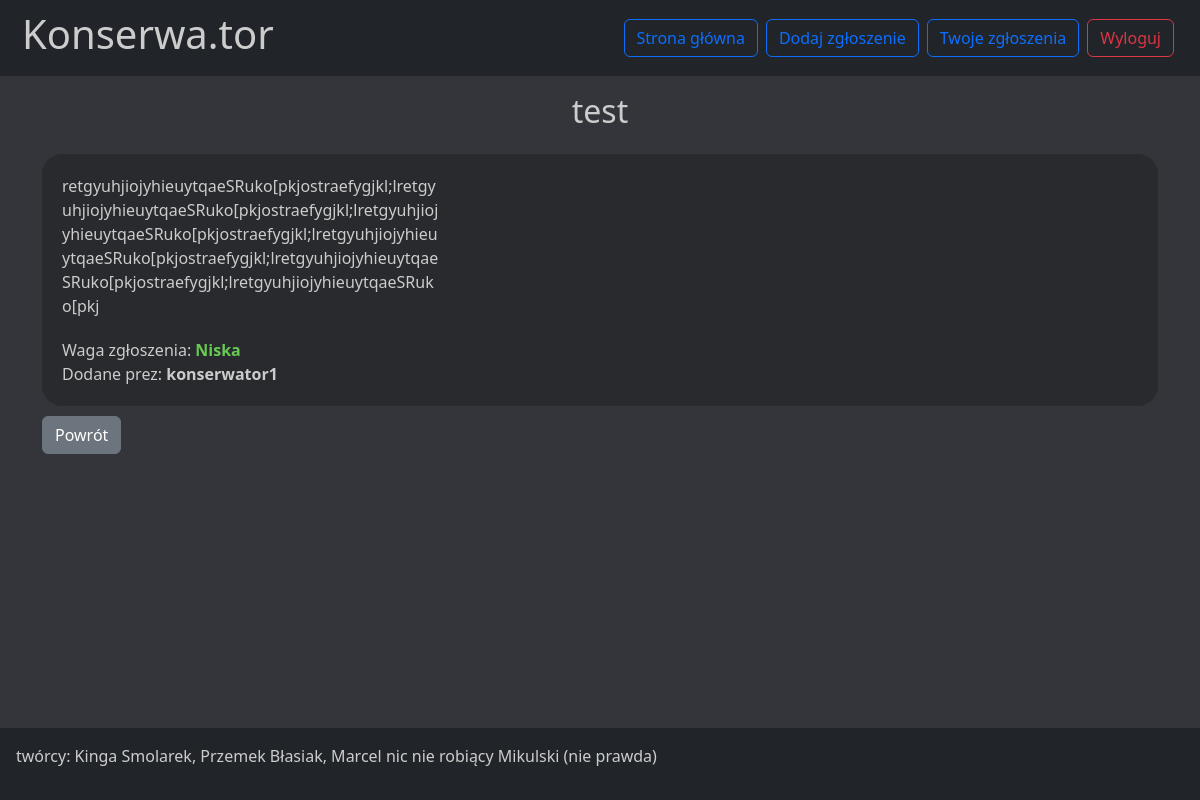
/zgloszenia/report?id=16 (signed in), run on the app's committed database.
### zgloszenia/models.py (models this page shows, shortened)
class Report(models.Model):
    STATUS_CHOICES = [
        ('not_done', 'Not Done'),
        ('in_progress', 'In Progress'),
        ('done', 'Done'),
    ]
    IMPORTANCE_CHOICES = [
        (1, 'Niska'),
        (2, 'Średnia'),
        (3, 'Wysoka'),
    ]
    user = models.ForeignKey(User, on_delete=models.CASCADE, default='1')
    id = models.AutoField(primary_key=True)
    title = models.CharField(max_length=150, null=False)
    description = models.TextField(max_length=500)
    foto = models.ImageField(upload_to='fotos/', null=True, blank=True)
    status_of_the_report = models.CharField(max_length=20, choices=STATUS_CHOICES, default='not_done')
    importance_of_the_report = models.IntegerField(choices=IMPORTANCE_CHOICES, default=1)

### zgloszenia/views.py (the view)
# urls.py: path('report', report_view, name='report'),
@login_required
def report_view(request):
    if request.user.groups.filter(name='Konserwatorzy').exists() or request.user.groups.filter(name='Pracownicy').exists():
        report = Report.objects.get(id=int(request.GET.get('id')))
        context = {
            'report': report
        }
        return render(request, 'report.html', context)
    else:
        return HttpResponse("nie należysz do żadnej grupy")

### zgloszenia/templates/report.html (shortened to what this page needs)
{% extends 'base.html' %}
{% block content %}
<h2 class="text-center p-3">{{report.title}}</h2>
<div>
  <div class="report">
    <div class="desc">{{report.description}}</div>
    <img src="fotos?id={{report.id}}" alt="">
    <div class="info">
      Waga zgłoszenia:
      <b class="waga{{report.importance_of_the_report}}">{{report.get_importance_of_the_report_display}}</b><br>
      Dodane prez: <b>{{report.user}}</b>
    </div>
  </div>
  <button type="button" class="btn btn-secondary" onclick="history.back()">Powrót</button>
</div>
{% endblock %}

### zgloszenia/static/style.css (style rules this page uses)
body { background-color: rgb(51, 53, 58); color: #ccc; height: 100vh; }

### zgloszenia/templates/report.html (style rules this page uses)
.report { background-color: rgba(0, 0, 0, 0.2); padding: 20px; margin-bottom: 10px; height: fit-content; display: grid; grid-gap: 20px; grid-template-columns: 35% 65%; border-radius: 20px; grid-template-areas: 'desc img' 'inf inf'; }
img { grid-area: img; width: calc(100% - 20px); border-radius: 20px; }
.desc { overflow-wrap: break-word; grid-area: desc; }
.info { grid-area: inf; }
b.waga1 { color: #67ca53 }

### data on the page
Report: title "test", description "retgyuhjiojyhieuytqaeSRuko[pkjostraefygjkl;lretgyuhjiojyhieuytqaeSRuko[pkjostraefygjkl;lretgyuhjiojyhieuytqaeSRuko[pkjostraefygjkl;lretgyuhjiojyhieuytqaeSRuko[pkjostraefygjkl;lretgyuhjiojyhieuytqaeSRuko[pkjostraefygjkl;lretgyuhjiojyhieuytqaeSRuko[pkj", importance_of_the_report "Niska", user "konserwator1"
